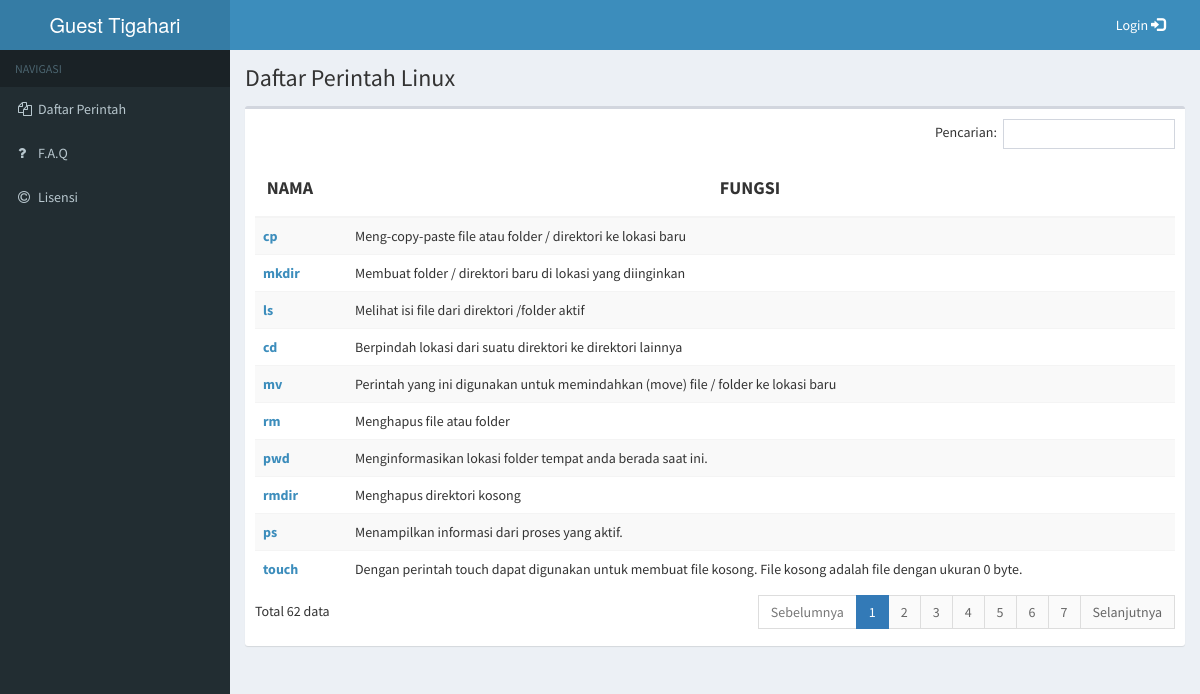
The page / on the database its author committed.
### tables this page shows
CREATE TABLE `command` (
  `id` int(11) NOT NULL AUTO_INCREMENT,
  `name` varchar(30) DEFAULT NULL,
  `use` varchar(10000) DEFAULT NULL,
  `desc` varchar(255) DEFAULT NULL,
  `opt` varchar(10000) DEFAULT NULL,
  `example` varchar(50) NOT NULL,
  PRIMARY KEY (`id`)
);

### application/controllers/Guest.php (called while the page is built, shortened)
<?php
class Guest extends CI_Controller {
	public function __construct() {
		$this->load->helper("url");
		$this->load->model('Mcommand');
		$this->load->model('Muser');
	}
    public function index() {
        $data = array();
        $data['result_array']=$this->Mcommand->read('command')->result();
        $this->load->view('guest/command',$data);
    }
}

### index.php (called while the page is built, shortened)
<?php
require_once BASEPATH.'core/CodeIgniter.php';

### application/models/Mcommand.php (called while the page is built, shortened)
<?php
class Mcommand extends CI_Model{
	function read() {
		$query = $this->db->get('command');
		return $query;
	}
}

### application/views/guest/command.php (the view, shortened to what this page needs)
<?php
$this->load->view('guest/template/head');
$this->load->view('guest/template/topbar');
$this->load->view('guest/template/sidebar');
?>
<section class="content-header">
  <h1>Daftar Perintah Linux</h1>
</section>
<section class="content">
  <div class="row">
    <div class="col-md-12">
      <div class="box">
        <div class="box-body">
          <table id="table_command" class="table table-striped table-hover">
            <thead>
              <tr>
                <th><h4><b><center>NAMA</center></b></h4></th>
                <th><h4><b><center>FUNGSI</center></b></h4></th>
              </tr>
            </thead>
            <tbody>
              <?php foreach($result_array as $row) {   ?>
                <tr>
                  <td> <a href data-toggle="modal" title="Detail" onclick="showModalDetailCommand(this)"
                    data-id="<?php echo $row->id?>"
                    data-use="<?php echo $row->use?>"
                    data-example="<?php echo $row->example?>"
                    data-opt="<?php echo $row->opt?>">
                    <b><?php echo $row->name;?></b> </a>
                  </td>
                  <td>
                    <?php echo $row->desc;?>
                  </td>
                </tr>
              <?php }?>
            </tbody>
          </table>
        </div>
      </div>
    </div>
  </div>
</section>
<?php
$this->load->view('guest/template/js');
?>
<?php
$this->load->view('guest/template/foot');
?>

### application/views/guest/template/head.php (shortened to what this page needs)
<!DOCTYPE html>
<html>
    <head>
        <link href="<?php echo base_url('assets/AdminLTE-2.0.5/bootstrap/css/bootstrap.min.css') ?>" rel="stylesheet" type="text/css" />
        <link href="<?php echo base_url('assets/font-awesome-4.3.0/css/font-awesome.min.css') ?>" rel="stylesheet" type="text/css" />
        <link href="<?php echo base_url('assets/guestudent.css') ?>" rel="stylesheet" type="text/css" />
        <link href="<?php echo base_url('assets/AdminLTE-2.0.5/dist/css/AdminLTE.min.css') ?>" rel="stylesheet" type="text/css" />
        <link href="<?php echo base_url('assets/AdminLTE-2.0.5/dist/css/skins/_all-skins.min.css') ?>" rel="stylesheet" type="text/css" />
        <link href="<?php echo base_url('assets/AdminLTE-2.0.5/plugins/datatables/dataTables.bootstrap.css') ?>" rel="stylesheet" type="text/css" />

### application/views/guest/template/topbar.php (shortened to what this page needs)
<body class="hold-transition skin-blue sidebar-mini">
<div class="wrapper">
  <header class="main-header">
    <a href="#" class="logo">
      <span class="logo-lg">Guest Tigahari</span>
    </a>
    <nav class="navbar navbar-static-top">
      <div class="navbar-custom-menu">
        <ul class="nav navbar-nav">
          <li class="dropdown user user-menu">
            <a href="<?php echo site_url('guest/login') ?>">
              <span class="hidden-xs ">Login</span>
              <span class="glyphicon glyphicon-log-in"> </span>
            </a>
          </li>
        </ul>
      </div>
    </nav>
  </header>

### application/views/guest/template/sidebar.php
<aside class="main-sidebar">
    <section class="sidebar">
        <ul class="sidebar-menu">
            <li class="header text-uppercase">Navigasi</li>
                <li class=""><a href="<?php echo site_url('guest/command') ?>"><i class="fa fa-files-o"></i><span>Daftar Perintah</span></a></li>
                <li class=""><a href="<?php echo site_url('guest/faq') ?>"><i class="fa fa-question"></i><span>F.A.Q</span></a></li>
                <li class=""><a href="<?php echo site_url('guest/license') ?>"><i class="fa fa-copyright"></i><span>Lisensi</span></a></li>
        </ul>
    </section>
</aside>
<div class="content-wrapper">

### rows shown on the page
command: name "cp", desc "Meng-copy-paste file atau folder / direktori ke lokasi baru"
command: name "mkdir", desc "Membuat folder / direktori baru di lokasi yang diinginkan"
command: name "ls", desc "Melihat isi file dari direktori /folder aktif"
command: name "cd", desc "Berpindah lokasi dari suatu direktori ke direktori lainnya"
command: name "mv", desc "Perintah yang ini digunakan untuk memindahkan (move) file / folder ke lokasi baru"
command: name "rm", desc "Menghapus file atau folder"
command: name "pwd", desc "Menginformasikan lokasi folder tempat anda berada saat ini."
command: name "rmdir", desc "Menghapus direktori kosong"
command: name "ps", desc "Menampilkan informasi dari proses yang aktif."
command: name "touch", desc "Dengan perintah touch dapat digunakan untuk membuat file kosong. File kosong adalah file dengan ukuran 0 byte."
